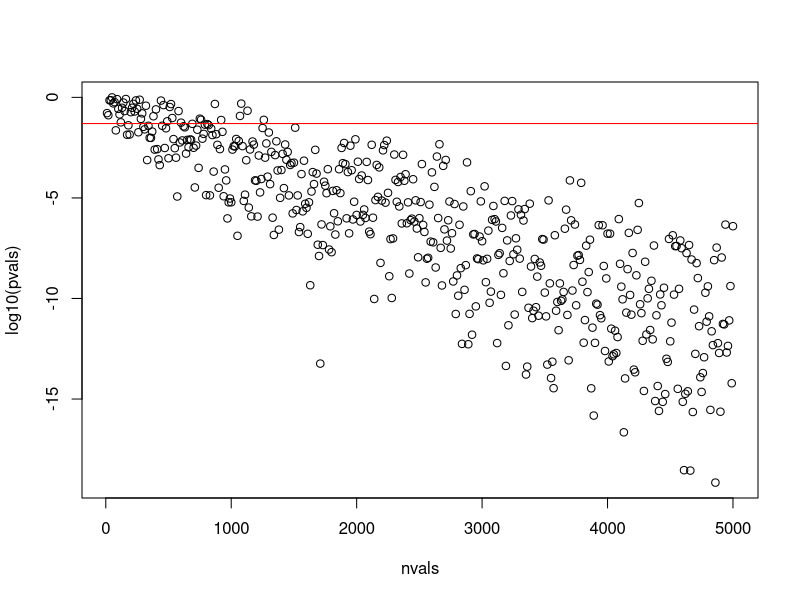

This chart was generated by the following R code:
set.seed(1)

nvals = seq(10, 5000, 10)
pvals = c()

for(n in nvals){
  temp = seq(1, n, 1)
  ice = temp + rnorm(n, 0, n/10)
  #sub_temp = rnorm(n, 0, 1)
  sub_temp = temp + rnorm(n, 0, n/50)
  #sub_ice = ice + rnorm(n, 0, 30)
  #pool = temp*3 + rnorm(n, 0, 1)
  pool = temp*3 + rnorm(n,0,n/10)
  
  mod = lm(pool ~ sub_temp + ice)
  p = summary(mod)$coef['ice',4]
  pvals = c(pvals, p)
}

plot(nvals, log10(pvals))
abline(h=log10(0.05), col='red')